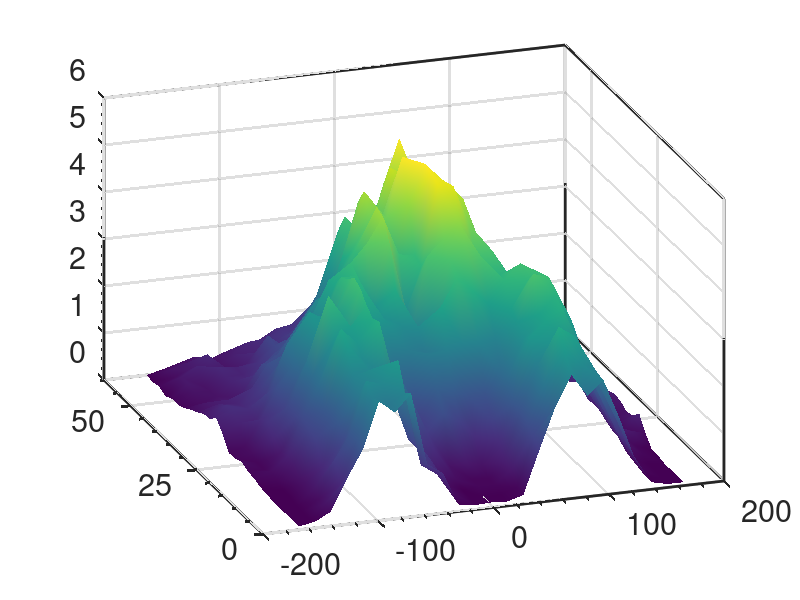

This chart was generated by the following MATLAB code: (Note: this script raises an error after producing the figure.)

load('Resultfig4p3.mat')
%% figure 
  figure('position',[100,100,500,500]) %[left bottom width height]
  Result = Result(Result(:,1)<=60,:);
  N=numel(Result)/2;
  [n,bin]=hist3(Result,[25,25]);
   y=bin{1};
   x=bin{2};
   pxy=1000*n/N;
   [xx,yy]=meshgrid(x,y);
   
   surf(xx,yy,pxy)
 % 
zlim([0 6])
box on
FS=22
set(gca,'xtick',[-200:100:200],'ytick',[0:25:50],'linewidth',2,'fontsize',FS,'ticklength',[0.025 0.02],...
    'xminortick','on','yminortick','on','zminortick','on');
% ylabel('Length','fontsize',FS,'Interpreter','latex')
%ylim([0 5.0])
% ytickformat('%1.1f')
% xlabel('Maximum uptake rate of nutrient by plant, $c$','fontsize',FS,'Interpreter','latex')
% xlabel('Angle, $c$','fontsize',FS,'Interpreter','latex')
%xlim([0 0.30]);
% zlabel('Probability','fontsize',FS,'Interpreter','latex')
% 
shading interp
view(-19,30)

save2pdf('Fig4p3AngleD')
%    shading interp 
%    xlim([Amin Amax])
%    ylim([0 60])